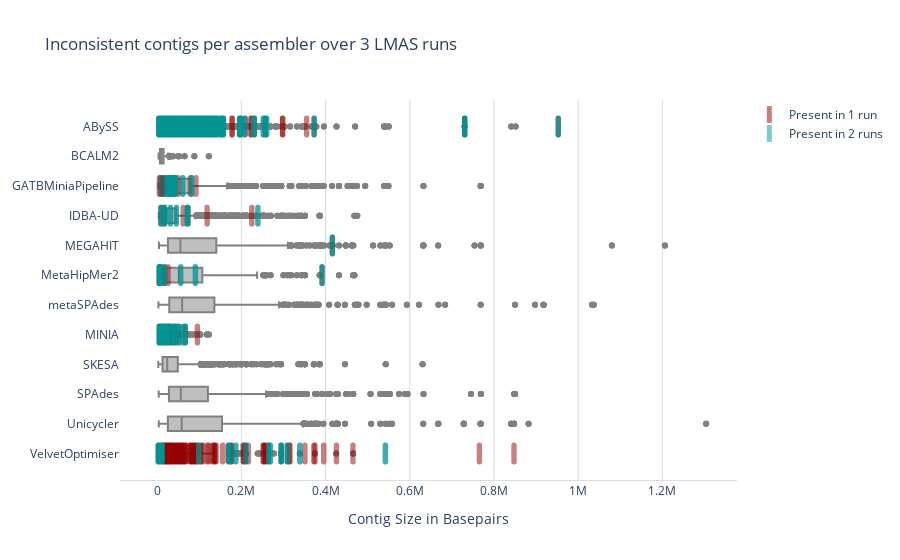

Notebook source saved alongside this figure:
### Markdown cell above
## Plot data

### Code cell
#Just the different contigs
fig_contigs = go.Figure()
for assembler in sorted(contig_size_df['Assembler'].unique(), key=lambda v: v.upper(), reverse=True):
    showlegend = True if assembler == "MINIA" else False
    #all
    contigs_df_all=df_all_runs[df_all_runs['Assembler'] == assembler]
    if not contigs_df_all.empty:
        coord_list = list(contigs_df_all['Contig Len'])
        fig_contigs.add_trace(go.Box(x=coord_list,  marker_color="gray",name=assembler,showlegend=False))

    #n=1
    contigs_df= df_1run[df_1run['Assembler'] == assembler]
    if not contigs_df.empty:
        coord_list = list(contigs_df['Contig Len'])
        fig_contigs.add_trace(go.Scattergl(x=coord_list,
                                               y=[assembler]*len(coord_list),
                                               mode='markers',
                                               opacity=0.5,
                                               marker_symbol='line-ns',
                                               marker=dict(color='lightseagreen', size=12,
                                                           line=dict(width=5,
                                                                     color='#930001')),
                                               name="Present in 1 run",
                                               showlegend=showlegend))
    #n=2
    contigs_df_2= df_2runs[df_2runs['Assembler'] == assembler]
    if not contigs_df_2.empty:
        coord_list = list(contigs_df_2['Contig Len'])
        fig_contigs.add_trace(go.Scattergl(x=coord_list,
                                               y=[assembler]*len(coord_list),
                                               mode='markers',
                                               opacity=0.5,
                                               marker_symbol='line-ns',
                                               marker=dict(color='orange', size=12,
                                                           line=dict(width=5,
                                                                     color='#009392')),
                                               name="Present in 2 runs",
                                               showlegend=showlegend))

fig_contigs.update_layout(plot_bgcolor='rgb(255,255,255)', title="Inconsistent contigs per assembler over 3 LMAS runs")
fig_contigs.update_xaxes(showline=True, linewidth=1, linecolor='#DCDCDC', gridcolor='#DCDCDC', title="Contig Size in Basepairs")
fig_contigs.show()
plot(fig_contigs,auto_open=False, filename="Plots/Contig Size/Unique contigs in 3 runs")

### Figure 1 — Plotly figure (JSON) as saved in the notebook; plotly's stock layout.template omitted (floating-point values rounded to 4 significant figures; data arrays with more than 128 entries replaced by an {"elided": "..."} marker saying what was removed)
{"data": [{"marker": {"color": "gray"}, "name": "VelvetOptimiser", "showlegend": false, "type": "box", "x": {"elided": "557 int values"}}, {"marker": {"color": "lightseagreen", "line": {"color": "#930001", "width": 5}, "size": 12, "symbol": "line-ns"}, "mode": "markers", "name": "Present in 1 run", "opacity": 0.5, "showlegend": false, "type": "scattergl", "x": {"elided": "418 int values"}, "y": {"elided": "418 str values"}}, {"marker": {"color": "orange", "line": {"color": "#009392", "width": 5}, "size": 12, "symbol": "line-ns"}, "mode": "markers", "name": "Present in 2 runs", "opacity": 0.5, "showlegend": false, "type": "scattergl", "x": [295224, 295224, 169374, 169374, 98612, 98612, 210880, 210880, 264843, 264843, 187122, 187122, 339022, 339022, 173739, 173739, 542126, 542126, 4146, 8351, 294404, 294404, 309107, 309107, 269136, 269136, 6202, 3096, 5131, 12228, 5764, 7030, 8067, 6438, 8348, 6415, 3523, 7823, 6097, 8254, 3769, 4081, 7064, 7273, 5558, 4146, 9154, 6415, 7064, 5031, 10455, 5003, 7035, 4943, 5031, 6202, 3523, 5274, 5952, 4273, 4273, 5155, 3068, 8368, 4276, 6815, 7035, 4757, 3955, 5155, 6470, 6226, 6815, 5131, 3844, 3844, 5764, 5952, 3955, 12228, 7083, 6226, 4943, 5169, 4081, 4543, 4778, 3096, 3934, 7083, 4664, 4664, 7823, 3068, 4757, 7965, 5003, 6097, 3934, 4778, 5558, 7273, 5007, 7030, 6470, 3769, 8254, 6438, 8368, 4276], "y": ["VelvetOptimiser", "VelvetOptimiser", "VelvetOptimiser", "VelvetOptimiser", "VelvetOptimiser", "VelvetOptimiser", "VelvetOptimiser", "VelvetOptimiser", "VelvetOptimiser", "VelvetOptimiser", "VelvetOptimiser", "VelvetOptimiser", "VelvetOptimiser", "VelvetOptimiser", "VelvetOptimiser", "VelvetOptimiser", "VelvetOptimiser", "VelvetOptimiser", "VelvetOptimiser", "VelvetOptimiser", "VelvetOptimiser", "VelvetOptimiser", "VelvetOptimiser", "VelvetOptimiser", "VelvetOptimiser", "VelvetOptimiser", "VelvetOptimiser", "VelvetOptimiser", "VelvetOptimiser", "VelvetOptimiser", "VelvetOptimiser", "VelvetOptimiser", "VelvetOptimiser", "VelvetOptimiser", "VelvetOptimiser", "VelvetOptimiser", "VelvetOptimiser", "VelvetOptimiser", "VelvetOptimiser", "VelvetOptimiser", "VelvetOptimiser", "VelvetOptimiser", "VelvetOptimiser", "VelvetOptimiser", "VelvetOptimiser", "VelvetOptimiser", "VelvetOptimiser", "VelvetOptimiser", "VelvetOptimiser", "VelvetOptimiser", "VelvetOptimiser", "VelvetOptimiser", "VelvetOptimiser", "VelvetOptimiser", "VelvetOptimiser", "VelvetOptimiser", "VelvetOptimiser", "VelvetOptimiser", "VelvetOptimiser", "VelvetOptimiser", "VelvetOptimiser", "VelvetOptimiser", "VelvetOptimiser", "VelvetOptimiser", "VelvetOptimiser", "VelvetOptimiser", "VelvetOptimiser", "VelvetOptimiser", "VelvetOptimiser", "VelvetOptimiser", "VelvetOptimiser", "VelvetOptimiser", "VelvetOptimiser", "VelvetOptimiser", "VelvetOptimiser", "VelvetOptimiser", "VelvetOptimiser", "VelvetOptimiser", "VelvetOptimiser", "VelvetOptimiser", "VelvetOptimiser", "VelvetOptimiser", "VelvetOptimiser", "VelvetOptimiser", "VelvetOptimiser", "VelvetOptimiser", "VelvetOptimiser", "VelvetOptimiser", "VelvetOptimiser", "VelvetOptimiser", "VelvetOptimiser", "VelvetOptimiser", "VelvetOptimiser", "VelvetOptimiser", "VelvetOptimiser", "VelvetOptimiser", "VelvetOptimiser", "VelvetOptimiser", "VelvetOptimiser", "VelvetOptimiser", "VelvetOptimiser", "VelvetOptimiser", "VelvetOptimiser", "VelvetOptimiser", "VelvetOptimiser", "VelvetOptimiser", "VelvetOptimiser", "VelvetOptimiser", "VelvetOptimiser", "VelvetOptimiser"]}, {"marker": {"color": "gray"}, "name": "Unicycler", "showlegend": false, "type": "box", "x": {"elided": "1860 int values"}}, {"marker": {"color": "gray"}, "name": "SPAdes", "showlegend": false, "type": "box", "x": {"elided": "2856 int values"}}, {"marker": {"color": "gray"}, "name": "SKESA", "showlegend": false, "type": "box", "x": {"elided": "3663 int values"}}, {"marker": {"color": "gray"}, "name": "MINIA", "showlegend": false, "type": "box", "x": {"elided": "2041 int values"}}, {"marker": {"color": "lightseagreen", "line": {"color": "#930001", "width": 5}, "size": 12, "symbol": "line-ns"}, "mode": "markers", "name": "Present in 1 run", "opacity": 0.5, "showlegend": true, "type": "scattergl", "x": [25694, 13108, 25337, 9345, 13924, 29196, 25278, 95729, 5641, 31202, 43716, 8778, 19379, 14733, 40316, 9516, 13026, 50041, 66997, 20011, 9054, 17783, 28107, 12227, 19444, 11589], "y": ["MINIA", "MINIA", "MINIA", "MINIA", "MINIA", "MINIA", "MINIA", "MINIA", "MINIA", "MINIA", "MINIA", "MINIA", "MINIA", "MINIA", "MINIA", "MINIA", "MINIA", "MINIA", "MINIA", "MINIA", "MINIA", "MINIA", "MINIA", "MINIA", "MINIA", "MINIA"]}, {"marker": {"color": "orange", "line": {"color": "#009392", "width": 5}, "size": 12, "symbol": "line-ns"}, "mode": "markers", "name": "Present in 2 runs", "opacity": 0.5, "showlegend": true, "type": "scattergl", "x": [42754, 52987, 34102, 14315, 9154, 11808, 42754, 52987, 13902, 34102, 14315, 10455, 11808, 13902, 62288, 67015, 45488, 39074, 5137, 25293, 13192, 13742, 20942, 7832, 67015, 39074, 20387, 25293, 24773, 62288, 23355, 45488, 20942, 13192, 4543, 23355, 13742, 20387, 24773, 5137, 7832], "y": ["MINIA", "MINIA", "MINIA", "MINIA", "MINIA", "MINIA", "MINIA", "MINIA", "MINIA", "MINIA", "MINIA", "MINIA", "MINIA", "MINIA", "MINIA", "MINIA", "MINIA", "MINIA", "MINIA", "MINIA", "MINIA", "MINIA", "MINIA", "MINIA", "MINIA", "MINIA", "MINIA", "MINIA", "MINIA", "MINIA", "MINIA", "MINIA", "MINIA", "MINIA", "MINIA", "MINIA", "MINIA", "MINIA", "MINIA", "MINIA", "MINIA"]}, {"marker": {"color": "gray"}, "name": "metaSPAdes", "showlegend": false, "type": "box", "x": {"elided": "2133 int values"}}, {"marker": {"color": "gray"}, "name": "MetaHipMer2", "showlegend": false, "type": "box", "x": {"elided": "760 int values"}}, {"marker": {"color": "lightseagreen", "line": {"color": "#930001", "width": 5}, "size": 12, "symbol": "line-ns"}, "mode": "markers", "name": "Present in 1 run", "opacity": 0.5, "showlegend": false, "type": "scattergl", "x": [5184, 6354, 5865, 4786, 5718, 6602, 11938, 25962, 391717, 17999], "y": ["MetaHipMer2", "MetaHipMer2", "MetaHipMer2", "MetaHipMer2", "MetaHipMer2", "MetaHipMer2", "MetaHipMer2", "MetaHipMer2", "MetaHipMer2", "MetaHipMer2"]}, {"marker": {"color": "orange", "line": {"color": "#009392", "width": 5}, "size": 12, "symbol": "line-ns"}, "mode": "markers", "name": "Present in 2 runs", "opacity": 0.5, "showlegend": false, "type": "scattergl", "x": [5659, 5007, 4809, 5659, 391695, 90984, 17998, 55973, 8443, 4809, 5274, 391695, 17998, 55973, 90984, 8443], "y": ["MetaHipMer2", "MetaHipMer2", "MetaHipMer2", "MetaHipMer2", "MetaHipMer2", "MetaHipMer2", "MetaHipMer2", "MetaHipMer2", "MetaHipMer2", "MetaHipMer2", "MetaHipMer2", "MetaHipMer2", "MetaHipMer2", "MetaHipMer2", "MetaHipMer2", "MetaHipMer2"]}, {"marker": {"color": "gray"}, "name": "MEGAHIT", "showlegend": false, "type": "box", "x": {"elided": "1797 int values"}}, {"marker": {"color": "lightseagreen", "line": {"color": "#930001", "width": 5}, "size": 12, "symbol": "line-ns"}, "mode": "markers", "name": "Present in 1 run", "opacity": 0.5, "showlegend": false, "type": "scattergl", "x": [416205], "y": ["MEGAHIT"]}, {"marker": {"color": "orange", "line": {"color": "#009392", "width": 5}, "size": 12, "symbol": "line-ns"}, "mode": "markers", "name": "Present in 2 runs", "opacity": 0.5, "showlegend": false, "type": "scattergl", "x": [416298, 416298], "y": ["MEGAHIT", "MEGAHIT"]}, {"marker": {"color": "gray"}, "name": "IDBA-UD", "showlegend": false, "type": "box", "x": {"elided": "5025 int values"}}, {"marker": {"color": "lightseagreen", "line": {"color": "#930001", "width": 5}, "size": 12, "symbol": "line-ns"}, "mode": "markers", "name": "Present in 1 run", "opacity": 0.5, "showlegend": false, "type": "scattergl", "x": [225045, 118740, 73624, 61907, 9674, 14448], "y": ["IDBA-UD", "IDBA-UD", "IDBA-UD", "IDBA-UD", "IDBA-UD", "IDBA-UD"]}, {"marker": {"color": "orange", "line": {"color": "#009392", "width": 5}, "size": 12, "symbol": "line-ns"}, "mode": "markers", "name": "Present in 2 runs", "opacity": 0.5, "showlegend": false, "type": "scattergl", "x": [239504, 72757, 45982, 17700, 8603, 239504, 72757, 45982, 17635, 17635, 71582, 31676, 8603, 17700, 71582, 31676], "y": ["IDBA-UD", "IDBA-UD", "IDBA-UD", "IDBA-UD", "IDBA-UD", "IDBA-UD", "IDBA-UD", "IDBA-UD", "IDBA-UD", "IDBA-UD", "IDBA-UD", "IDBA-UD", "IDBA-UD", "IDBA-UD", "IDBA-UD", "IDBA-UD"]}, {"marker": {"color": "gray"}, "name": "GATBMiniaPipeline", "showlegend": false, "type": "box", "x": {"elided": "4693 int values"}}, {"marker": {"color": "lightseagreen", "line": {"color": "#930001", "width": 5}, "size": 12, "symbol": "line-ns"}, "mode": "markers", "name": "Present in 1 run", "opacity": 0.5, "showlegend": false, "type": "scattergl", "x": [15516, 32353, 49813, 8508, 12000, 32000, 5409, 79042, 18494, 92240, 32660, 32818], "y": ["GATBMiniaPipeline", "GATBMiniaPipeline", "GATBMiniaPipeline", "GATBMiniaPipeline", "GATBMiniaPipeline", "GATBMiniaPipeline", "GATBMiniaPipeline", "GATBMiniaPipeline", "GATBMiniaPipeline", "GATBMiniaPipeline", "GATBMiniaPipeline", "GATBMiniaPipeline"]}, {"marker": {"color": "orange", "line": {"color": "#009392", "width": 5}, "size": 12, "symbol": "line-ns"}, "mode": "markers", "name": "Present in 2 runs", "opacity": 0.5, "showlegend": false, "type": "scattergl", "x": [41996, 41996, 61185, 44007, 39327, 31048, 40073, 26473, 26925, 82127, 39705, 26925, 21028, 61185, 44007, 39327, 39705, 26473, 40073, 31048, 21028, 7965, 82127, 32861, 32861], "y": ["GATBMiniaPipeline", "GATBMiniaPipeline", "GATBMiniaPipeline", "GATBMiniaPipeline", "GATBMiniaPipeline", "GATBMiniaPipeline", "GATBMiniaPipeline", "GATBMiniaPipeline", "GATBMiniaPipeline", "GATBMiniaPipeline", "GATBMiniaPipeline", "GATBMiniaPipeline", "GATBMiniaPipeline", "GATBMiniaPipeline", "GATBMiniaPipeline", "GATBMiniaPipeline", "GATBMiniaPipeline", "GATBMiniaPipeline", "GATBMiniaPipeline", "GATBMiniaPipeline", "GATBMiniaPipeline", "GATBMiniaPipeline", "GATBMiniaPipeline", "GATBMiniaPipeline", "GATBMiniaPipeline"]}, {"marker": {"color": "gray"}, "name": "BCALM2", "showlegend": false, "type": "box", "x": {"elided": "627 int values"}}, {"marker": {"color": "gray"}, "name": "ABySS", "showlegend": false, "type": "box", "x": {"elided": "2473 int values"}}, {"marker": {"color": "lightseagreen", "line": {"color": "#930001", "width": 5}, "size": 12, "symbol": "line-ns"}, "mode": "markers", "name": "Present in 1 run", "opacity": 0.5, "showlegend": false, "type": "scattergl", "x": {"elided": "211 int values"}, "y": {"elided": "211 str values"}}, {"marker": {"color": "orange", "line": {"color": "#009392", "width": 5}, "size": 12, "symbol": "line-ns"}, "mode": "markers", "name": "Present in 2 runs", "opacity": 0.5, "showlegend": false, "type": "scattergl", "x": {"elided": "1090 int values"}, "y": {"elided": "1090 str values"}}], "layout": {"plot_bgcolor": "rgb(255,255,255)", "title": {"text": "Inconsistent contigs per assembler over 3 LMAS runs"}, "xaxis": {"gridcolor": "#DCDCDC", "linecolor": "#DCDCDC", "linewidth": 1, "showline": true, "title": {"text": "Contig Size in Basepairs"}}}}
